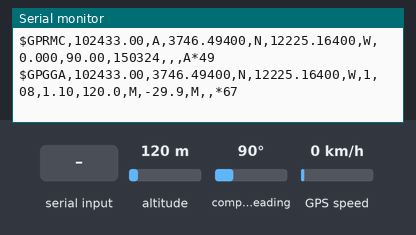
Bench run of a sketch on a simulated ESP32. Parts: the last lines printed to the serial monitor. The inputs (shaded band) are chosen by the test bench; at power-on: altitude 120 m, compass heading 90°, GPS speed 0 km/h. The GPS gets a fix after 3 s at 37.7749, -122.4194 with 8 satellites; no radio packets arrive unless stated.

Above: at 3.3 s.
3.4 s: altitude set to 20 m
At 5.6 s:
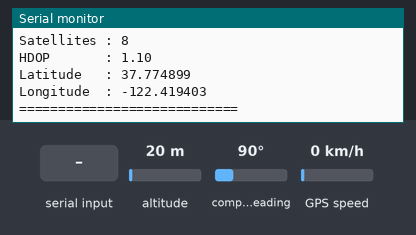
5.7 s: "1" received over the second serial link
7.2 s: compass heading set to 7°
8.7 s: GPS speed set to 30 km/h
At 10.0 s:
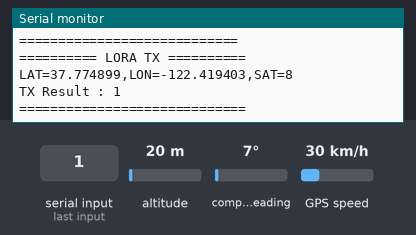
10.2 s: "0" received over the second serial link
Timing chart, 0 to 12.7 s (numbered marks = the images above; inputs shaded):
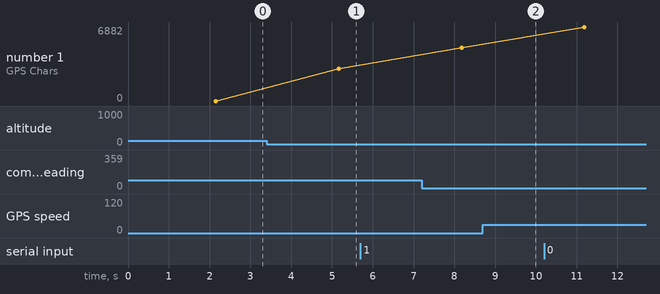

The sketch:

main.ino
```cpp
#include <TinyGPS++.h>
#include <SPI.h>
#include <LoRa.h>

// =====================================================
// GPS CONFIG
// =====================================================
#define RXD2 16
#define TXD2 17
#define GPS_BAUD 9600

TinyGPSPlus gps;
HardwareSerial gpsSerial(2);

// =====================================================
// LORA CONFIG
// =====================================================
#define SS_PIN   5
#define RST_PIN  14
#define DIO0_PIN 26

// =====================================================
// SHARED VARIABLES
// =====================================================
volatile bool gpsReady  = false;
volatile bool loraReady = false;
volatile bool gpsFix    = false;

float latitude  = 0.0;
float longitude = 0.0;

int satellites = 0;
float hdopValue = 0.0;
uint32_t gpsChars = 0;

// =====================================================
// GPS TASK
// =====================================================
void TaskGPS(void *pvParameters)
{
  Serial.println("[GPS] Task Started");

  for (;;)
  {
    while (gpsSerial.available())
    {
      char c = gpsSerial.read();

      gps.encode(c);

      // tampilkan raw NMEA sebelum fix
      if (!gpsFix)
      {
        Serial.write(c);
      }
    }

    gpsChars = gps.charsProcessed();

    if (gps.satellites.isValid())
      satellites = gps.satellites.value();

    if (gps.hdop.isValid())
      hdopValue = gps.hdop.hdop();

    if (gps.location.isValid())
    {
      latitude = gps.location.lat();
      longitude = gps.location.lng();
      gpsFix = true;
    }
    else
    {
      gpsFix = false;
    }

    vTaskDelay(pdMS_TO_TICKS(10));
  }
}

// =====================================================
// LORA TX TASK
// =====================================================
void TaskLoRa(void *pvParameters)
{
  Serial.println("[LORA] Task Started");

  for (;;)
  {
    if (gpsFix && loraReady)
    {
      String payload =
          "LAT=" + String(latitude, 6) +
          ",LON=" + String(longitude, 6) +
          ",SAT=" + String(satellites);

      LoRa.beginPacket();
      LoRa.print(payload);

      int result = LoRa.endPacket();

      Serial.println();
      Serial.println("========== LORA TX ==========");
      Serial.println(payload);

      Serial.print("TX Result : ");
      Serial.println(result);

      Serial.println("=============================");
      Serial.println();

      vTaskDelay(pdMS_TO_TICKS(5000));
    }
    else
    {
      vTaskDelay(pdMS_TO_TICKS(1000));
    }
  }
}

// =====================================================
// MONITOR TASK
// =====================================================
void TaskMonitor(void *pvParameters)
{
  for (;;)
  {
    Serial.println();
    Serial.println("========== STATUS ==========");

    Serial.print("GPS Init   : ");
    Serial.println(gpsReady ? "OK" : "FAIL");

    Serial.print("LoRa Init  : ");
    Serial.println(loraReady ? "OK" : "FAIL");

    Serial.print("GPS Fix    : ");
    Serial.println(gpsFix ? "YES" : "NO");

    Serial.print("GPS Chars  : ");
    Serial.println(gpsChars);

    Serial.print("Satellites : ");
    Serial.println(satellites);

    Serial.print("HDOP       : ");
    Serial.println(hdopValue);

    if (gpsFix)
    {
      Serial.print("Latitude   : ");
      Serial.println(latitude, 6);

      Serial.print("Longitude  : ");
      Serial.println(longitude, 6);
    }
    else
    {
      Serial.println("Latitude   : ---");
      Serial.println("Longitude  : ---");
    }

    if (millis() > 15000 && gpsChars < 10)
    {
      Serial.println();
      Serial.println("[ERROR] GPS NOT DETECTED!");
    }

    Serial.println("============================");
    Serial.println();

    vTaskDelay(pdMS_TO_TICKS(3000));
  }
}

// =====================================================
// LORA INIT FUNCTION
// =====================================================
bool initLoRa()
{
  Serial.println();
  Serial.println("[INIT] LoRa Start");

  // Hardware Reset SX1278
  pinMode(RST_PIN, OUTPUT);

  digitalWrite(RST_PIN, LOW);
  delay(20);

  digitalWrite(RST_PIN, HIGH);
  delay(100);

  LoRa.setPins(
      SS_PIN,
      RST_PIN,
      DIO0_PIN);

  int retry = 0;

  while (!LoRa.begin(433E6))
  {
    retry++;

    Serial.print("[INIT] LoRa init failed... Attempt ");
    Serial.println(retry);

    delay(1000);

    digitalWrite(RST_PIN, LOW);
    delay(20);
    digitalWrite(RST_PIN, HIGH);
    delay(100);

    if (retry >= 10)
    {
      Serial.println("[INIT] LoRa Gave Up");
      return false;
    }
  }

  LoRa.setSyncWord(0xF3);
  LoRa.setTxPower(17);

  Serial.println("[INIT] LoRa OK");

  return true;
}

// =====================================================
// SETUP
// =====================================================
void setup()
{
  Serial.begin(115200);

  delay(1000);

  Serial.println();
  Serial.println("=================================");
  Serial.println(" GPS + LoRa RTOS Tracker ");
  Serial.println("=================================");

  // =================================================
  // GPS INIT
  // =================================================

  gpsSerial.begin(
      GPS_BAUD,
      SERIAL_8N1,
      RXD2,
      TXD2);

  gpsReady = true;

  Serial.println("[INIT] GPS OK");

  // beri waktu GPS stabil
  delay(1000);

  // =================================================
  // LORA INIT
  // =================================================

  loraReady = initLoRa();

  // =================================================
  // CREATE TASKS
  // =================================================

  xTaskCreatePinnedToCore(
      TaskGPS,
      "TaskGPS",
      4096,
      NULL,
      2,
      NULL,
      0);

  xTaskCreatePinnedToCore(
      TaskLoRa,
      "TaskLoRa",
      4096,
      NULL,
      1,
      NULL,
      1);

  xTaskCreatePinnedToCore(
      TaskMonitor,
      "TaskMonitor",
      4096,
      NULL,
      1,
      NULL,
      0);
}

// =====================================================
// LOOP
// =====================================================
void loop()
{
  vTaskDelete(NULL);
}
```

Measured:
- after the input at 3.4 s, the serial monitor: prints a new line after 1.8 s (image 1)
- plotted number 1: 0 → 2978 after the input at 3.4 s, 4931 → 6882 after the input at 10.2 s
